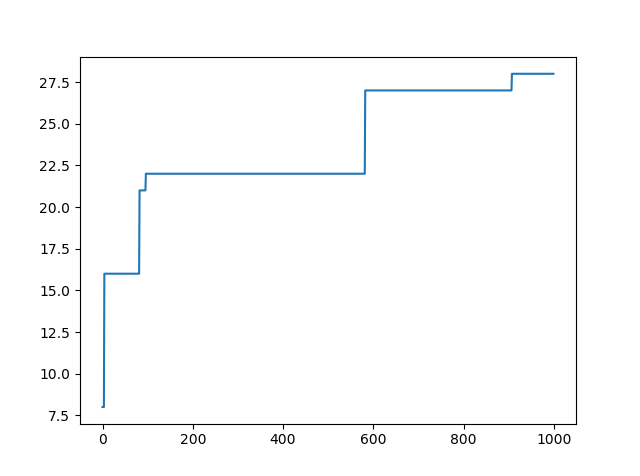

Write Python code to recreate this figure.
'''
環境の状態は、'A'または'B'からなる長さ8の文字列で表され、
その文字列にはある法則により得点がつけられる。
プレイヤーはその法則についての知識を予め持たないが、
文字列中の任意の1文字を選んで'A'または'B'に置き換えることができ、
その結果、その操作による得点の変化量を報酬として受け取る。
https://zaburo-ch.github.io/post/q-learning/
'''
import numpy as np
import matplotlib.pyplot as plt

STR_LEN = 8
ALPHA = 0.1
GAMMA = 0.99
EPS = 0.1

def int_to_state(n):
    ret = ""
    for i in range(STR_LEN):
        if (n >> i) & 1:
            ret += "B"
        else:
            ret += "A"
    return ret


def score(s):
    point_dict = {"A": 1, "BB": 1, "AB": 2, "ABB": 3, "BBA": 3, "BBBB": 4}
    ret = 0
    for i in range(STR_LEN):
        for j in range(i, STR_LEN):
            if s[i:j+1] in point_dict:
                ret += point_dict[s[i:j+1]]
    return ret


def do_action(s, a):
    current_score = score(s)
    if a == 0:
        next_s = s
    elif 1 <= a <= STR_LEN:
        next_s = s[:a-1] + "A" + s[a:]
    else:
        next_s = s[:a-STR_LEN-1] + "B" + s[a-STR_LEN:]
    reward = score(next_s) - current_score
    return next_s, reward


def QLearning(n_rounds, t_max):
    # init
    s0 = "A" * STR_LEN
    A = range(STR_LEN*2+1)
    Q = {}
    for i in range(2**STR_LEN):
        Q[int_to_state(i)] = np.random.random(len(A))
    score_history = []

    # learn
    for i in range(n_rounds):
        s = s0
        for t in range(t_max):
            # select action
            if np.random.random() < EPS:
                a = Q[s].argmax()
            else:
                a = np.random.choice(A)

            # do action
            next_s, reward = do_action(s, a)

            # update Q, and change s
            Q[s][a] += ALPHA * (reward + GAMMA*Q[next_s].max() - Q[s][a])
            s = next_s
        print("round {0:4d}: {1} = {2:2d}".format(i, s, score(s)),)

        # test
        s = s0
        for t in range(t_max):
            a = Q[s].argmax()
            s, _ = do_action(s, a)
        score_history.append(score(s))
        print("test result: {0} = {1}".format(s, score_history[i]))

    # visualize
    plt.plot(score_history)
    plt.show()

if __name__ == '__main__':
    np.random.seed(123)
    QLearning(1000, 20)
